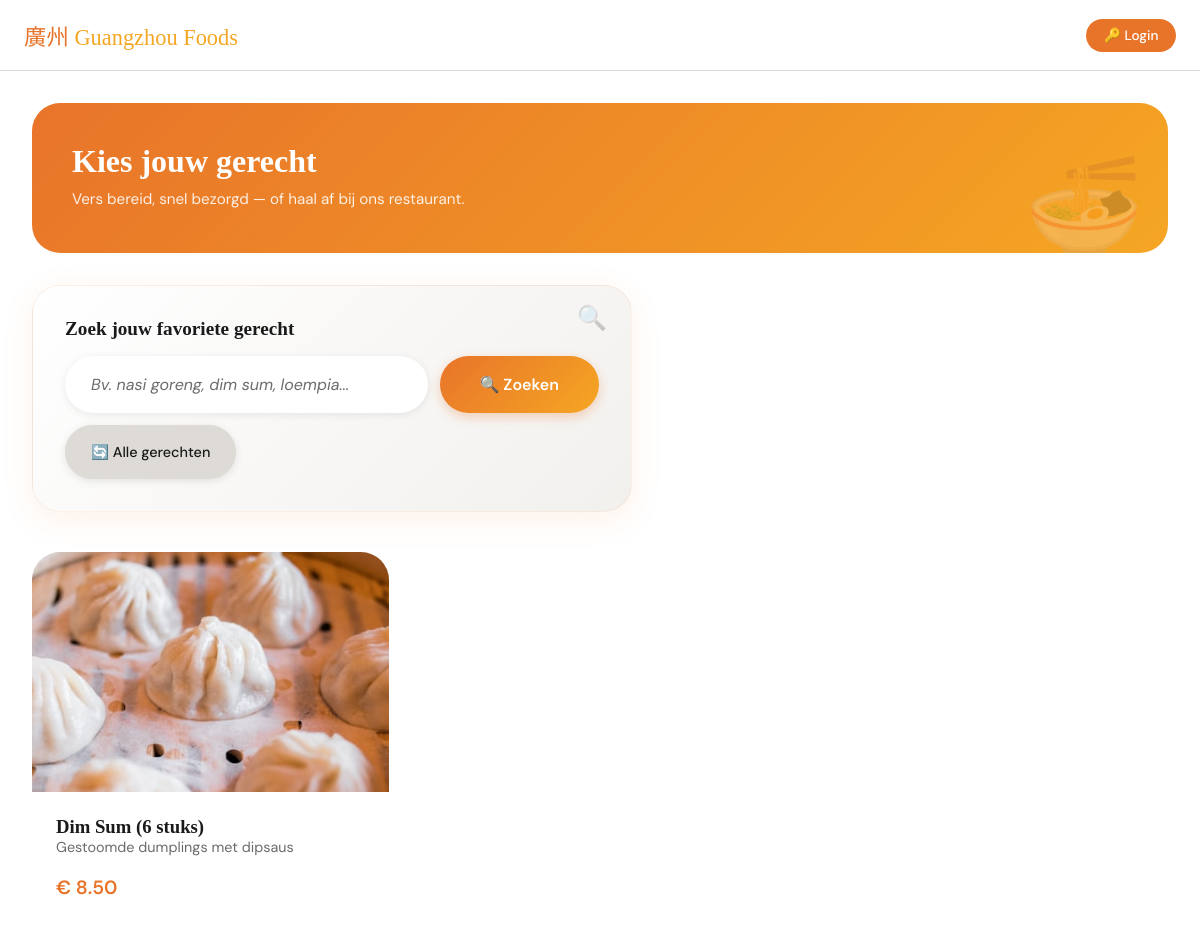
The page /bestel.php?zoek=Dim Sum (6 stuks) on the database its author committed.
### tables this page shows
CREATE TABLE `Gerechten` (
  `id` int NOT NULL,
  `foto` varchar(500) NOT NULL,
  `naam` varchar(50) NOT NULL,
  `beschrijving` varchar(1000) NOT NULL,
  `prijs` decimal(10,2) NOT NULL,
  `type` varchar(50) NOT NULL
);

### bestel.php (the view, shortened to what this page needs)
<?php
include_once 'database.php';
?>
<!DOCTYPE html>
<html lang="nl">
<head>
  <link rel="stylesheet" href="css/style.css" />
  <link rel="stylesheet" href="css/bestel.css" />
  <link rel="stylesheet" href="css/bestel-inline.css" />
</head>
<body>
  <header>
    <div class="header-inner">
      <a href="index.php" class="logo">廣州 <span>Guangzhou Foods</span></a>
      <div class="header-actions">
        <a href="login.php" class="btn-primary" style="font-size:0.85rem; padding:0.5rem 1.1rem;">🔑 Login</a>
      </div>
    </div>
  </header>
  <div id="bestel-sectie">
    <main>
      <section class="menu-section">
        <div class="menu-hero">
          <h1>Kies jouw gerecht</h1>
          <p>Vers bereid, snel bezorgd — of haal af bij ons restaurant.</p>
        </div>
        <form name="zoek-formulier" action="bestel.php" method="GET" class="search-form">
          <label for="zoek-input">Zoek jouw favoriete gerecht</label>
          <div class="search-input-group">
            <input type="text" id="zoek-input" name="zoek" placeholder="Bv. nasi goreng, dim sum, loempia...">
            <button type="submit">🔍 Zoeken</button>
            <a href="bestel.php" class="reset-button" title="Wis zoekopdracht en toon alle gerechten">🔄 Alle gerechten</a>
          </div>
        </form>
        <div class="items-grid">
          <?php
          $hasUserSearched = isset($_GET['zoek']) && $_GET['zoek'] !== "";
          if ($hasUserSearched) {
            $searchString = $_GET['zoek'];
            $searchStringWildCard = "%" . $searchString . "%";
            $sql = "SELECT * FROM Gerechten WHERE naam LIKE :zoek1 OR beschrijving LIKE :zoek2";
            $statement = $pdo->prepare($sql);
            $statement->bindParam(':zoek1', $searchStringWildCard);
            $statement->bindParam(':zoek2', $searchStringWildCard);
            $statement->execute();
          } else {
            $sql = "SELECT * FROM Gerechten";
            $statement = $pdo->prepare($sql);
            $statement->execute();
          }
          $gerechten = $statement->fetchAll();
          foreach ($gerechten as $gerecht) {
            $naam = $gerecht['naam'];
            $beschrijving = $gerecht['beschrijving'];
            $prijs = $gerecht['prijs'];
            $afbeelding = $gerecht['foto'];
            if ($afbeelding == "") {
              $afbeelding = "https://via.placeholder.com/400x300?text=Geen+Afbeelding";
            } else {
              $afbeelding = $afbeelding;
            }
            echo "<div class='item-card'>";
            echo "<img class=item-img src='$afbeelding' alt='$naam' class='card-img'>";
            echo "<div class='item-body'>";
            echo "<h3>$naam</h3>";
            echo "<p>$beschrijving</p>";
            echo "<div class='item-footer'>";
            echo "<span class='item-price'>€ $prijs</span>";
            echo "</div>";
            echo "</div>";
            echo "</div>";
          }
          ?>
        </div>
      </section>
    </main>
  </div>
</body>
</html>

### css/style.css (style rules this page uses)
*, *::before, *::after { box-sizing: border-box; margin: 0; padding: 0; }
html { scroll-behavior: smooth; }
body { font-family: 'DM Sans', sans-serif; background: var(--white); color: var(--dark); overflow-x: hidden; }
:root { --gold: #F5A623; --orange: #E8742A; --grey: #6B6B6B; --light-grey: #F2F0ED; --mid-grey: #DEDBD6; --white: #FFFFFF; --dark: #1A1A1A; --radius-pill: 999px; --radius-card: 28px; --radius-sm: 16px; }
h1, h2, h3, h4 { font-family: 'Noto Serif SC', serif; line-height: 1.15; color: var(--dark); }
p { line-height: 1.75; color: var(--grey); }
a { text-decoration: none; color: inherit; }
.btn-primary { display: inline-block; background: var(--orange); color: var(--white); border: none; padding: 0.65rem 1.6rem; border-radius: var(--radius-pill); font-family: 'DM Sans', sans-serif; font-size: 0.9rem; font-weight: 500; cursor: pointer; transition: background 0.2s; }
.logo { font-family: 'Noto Serif SC', serif; font-size: 1.4rem; color: var(--orange); text-decoration: none; }
.logo span { color: var(--gold); }
header { position: sticky; top: 0; background: rgba(255, 255, 255, 0.94); backdrop-filter: blur(12px); border-bottom: 1px solid var(--mid-grey); z-index: 100; }
.header-inner { max-width: 1200px; margin: 0 auto; padding: 0 1rem; height: 70px; display: flex; align-items: center; justify-content: space-between; }
@media (min-width: 768px) { .header-inner { padding: 0 2rem; } }

### css/bestel-inline.css (style rules this page uses)
#bestel-sectie { display: block; }

### rows shown on the page
gerechten: naam "Dim Sum (6 stuks)", beschrijving "Gestoomde dumplings met dipsaus", prijs "8.50"
